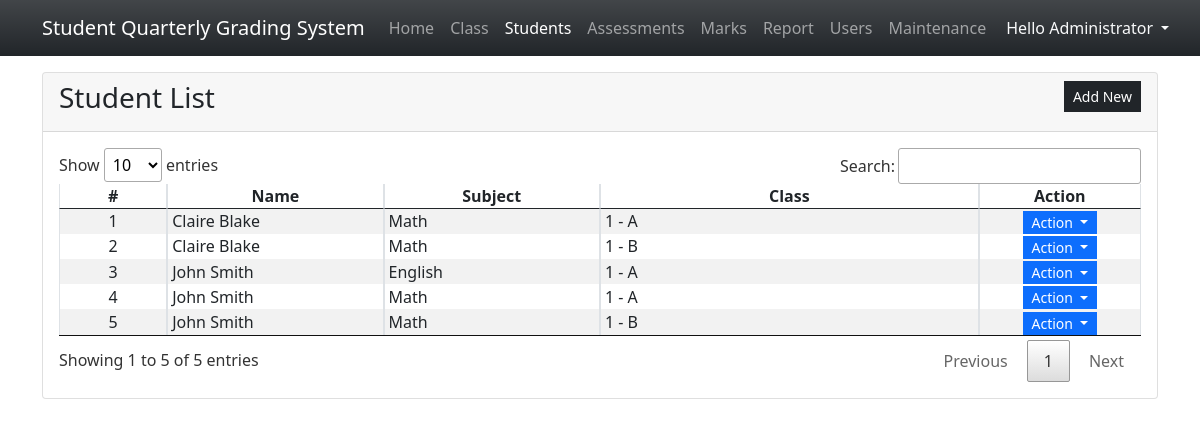
Screenshot of /?page=students (signed in) with the database file from the repository.
### tables this page shows
CREATE TABLE `student_list` (
            `student_id` INTEGER NOT NULL PRIMARY KEY AUTOINCREMENT,
            `class_id` INTEGER NOT NULL,
            `name` TEXT NOT NULL,
            FOREIGN KEY(`class_id`) REFERENCES `class_list`(`class_id`) ON DELETE CASCADE
        );

CREATE TABLE `subjects` (
            `subject_id` INTEGER NOT NULL PRIMARY KEY AUTOINCREMENT,
            `name` TEXT NOT NULL
        );

### students.php (the view, shortened to what this page needs)
<div class="card">
    <div class="card-header d-flex justify-content-between">
        <h3 class="card-title">Student List</h3>
        <div class="card-tools align-middle">
            <button class="btn btn-dark btn-sm py-1 rounded-0" type="button" id="create_new">Add New</button>
        </div>
    </div>
    <div class="card-body">
        <table class="table table-hover table-striped table-bordered">
            <colgroup>
                <col width="10%">
                <col width="20%">
                <col width="20%">
                <col width="35%">
                <col width="15%">
            </colgroup>
            <thead>
                <tr>
                    <th class="text-center p-0">#</th>
                    <th class="text-center p-0">Name</th>
                    <th class="text-center p-0">Subject</th>
                    <th class="text-center p-0">Class</th>
                    <th class="text-center p-0">Action</th>
                </tr>
            </thead>
            <tbody>
                <?php
                $sql = "SELECT ss.*, (c.grade || ' - ' || c.section) as grade_section,s.name as sname FROM `student_list` ss inner join `class_list` c on ss.class_id = c.class_id inner join `subjects` s on c.subject_id = s.subject_id order by `name` asc,`sname` asc, `grade_section` asc ";
                $qry = $conn->query($sql);
                $i = 1;
                    while($row = $qry->fetchArray()):
                ?>
                <tr>
                    <td class="text-center p-0"><?php echo $i++; ?></td>
                    <td class="py-0 px-1"><?php echo $row['name'] ?></td>
                    <td class="py-0 px-1"><?php echo $row['sname'] ?></td>
                    <td class="py-0 px-1"><?php echo $row['grade_section'] ?></td>
                    <td class="text-center py-0 px-1">
                        <div class="btn-group" role="group">
                            <button id="btnGroupDrop1" type="button" class="btn btn-primary dropdown-toggle btn-sm rounded-0 py-0" data-bs-toggle="dropdown" aria-expanded="false">
                            Action
                            </button>
                        </div>
                    </td>
                </tr>
                <?php endwhile; ?>
            </tbody>
        </table>
    </div>
</div>

### index.php (shortened to what this page needs)
<?php
$page = isset($_GET['page']) ? $_GET['page'] : 'home';
?>
<!DOCTYPE html>
<html lang="en">
<head>
    <link rel="stylesheet" href="./Font-Awesome-master/css/all.min.css">
    <link rel="stylesheet" href="./css/bootstrap.min.css">
    <link rel="stylesheet" href="./DataTables/datatables.min.css">
</head>
<body>
    <main>
    <nav class="navbar navbar-expand-lg navbar-dark bg-dark bg-gradient" id="topNavBar">
        <div class="container">
            <a class="navbar-brand" href="#">
            Student Quarterly Grading System
            </a>
            <div class="collapse navbar-collapse" id="navbarNav">
                <ul class="navbar-nav">
                    <li class="nav-item">
                        <a class="nav-link <?php echo ($page == 'home')? 'active' : '' ?>" aria-current="page" href="./">Home</a>
                    </li>
                    <li class="nav-item">
                        <a class="nav-link  <?php echo ($page == 'class')? 'active' : '' ?>" href="./?page=class">Class</a>
                    </li>
                    <li class="nav-item">
                        <a class="nav-link <?php echo ($page == 'students')? 'active' : '' ?>" aria-current="page" href="./?page=students">Students</a>
                    </li>
                    <li class="nav-item">
                        <a class="nav-link <?php echo ($page == 'assessments')? 'active' : '' ?>" aria-current="page" href="./?page=assessments">Assessments</a>
                    </li>
                    <li class="nav-item">
                        <a class="nav-link <?php echo ($page == 'marks')? 'active' : '' ?>" aria-current="page" href="./?page=marks">Marks</a>
                    </li>
                    <li class="nav-item">
                        <a class="nav-link <?php echo ($page == 'reports')? 'active' : '' ?>" aria-current="page" href="./?page=reports">Report</a>
                    </li>
                    <li class="nav-item">
                        <a class="nav-link <?php echo ($page == 'users')? 'active' : '' ?>" aria-current="page" href="./?page=users">Users</a>
                    </li>
                    <li class="nav-item">
                        <a class="nav-link" href="./?page=maintenance">Maintenance</a>
                    </li>
                </ul>
            </div>
            <div>
            <div class="dropdown">
                <button class="btn btn-secondary dropdown-toggle bg-transparent  text-light border-0" type="button" id="dropdownMenuButton1" data-bs-toggle="dropdown" aria-expanded="false">
                    Hello <?php echo $_SESSION['fullname'] ?>
                </button>
            </div>
            </div>
        </div>
    </nav>
    <div class="container py-3" id="page-container">
        <?php
            include $page.'.php';
        ?>
    </div>
    </main>
</body>
</html>

### index.php (style rules this page uses)
html,body { height:100%; width:100%; }
main { height:100%; display:flex; flex-flow:column; }
#page-container { flex: 1 1 auto; overflow:auto; }
#topNavBar { flex: 0 1 auto; }

### rows the page displays
student_list: name "Claire Blake", subjects.name "Math", grade_section "1 - A"
student_list: name "Claire Blake", subjects.name "Math", grade_section "1 - B"
student_list: name "John Smith", subjects.name "English", grade_section "1 - A"
student_list: name "John Smith", subjects.name "Math", grade_section "1 - A"
student_list: name "John Smith", subjects.name "Math", grade_section "1 - B"

### other values shown
$_SESSION['fullname'] "Administrator"
